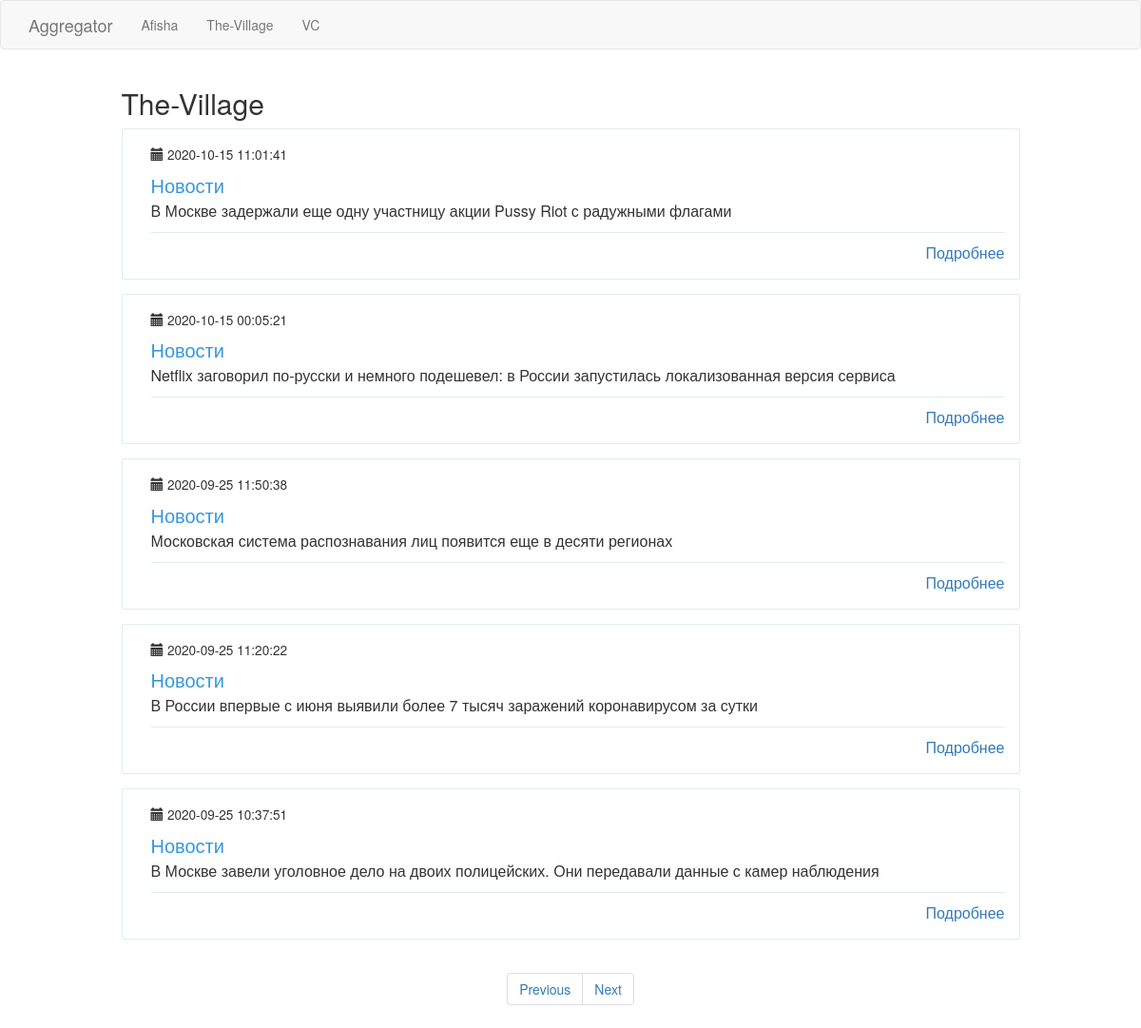
The page /village?page=2 on the database its author committed.
### app/models.py (models this page shows, shortened)
class PaginatedAPIMixin(object):
    @staticmethod
    def to_collection_dict(query, page, per_page, endpoint, **kwargs):
        resources = query.paginate(page, per_page, False)
        data = {
            'items': [item.to_dict() for item in resources.items],
            '_meta': {
                'page': page,
                'per_page': per_page,
                'total_pages': resources.pages,
                'total_items': resources.total
            },
            '_links': {
                'self': url_for(endpoint, page=page, per_page=per_page, **kwargs),
                'next': url_for(endpoint, page=page + 1, per_page=per_page, **kwargs) if resources.has_next else None,
                'prev': url_for(endpoint, page=page - 1, per_page=per_page, **kwargs) if resources.has_prev else None
            }
        }
        return data

class News(PaginatedAPIMixin, db.Model):
    id = db.Column(db.Integer, primary_key=True)
    header = db.Column(db.String(120), index=True, unique=True)
    link = db.Column(db.String(120), index=True, unique=True)
    timestamp = db.Column(db.DateTime, index=True, default=datetime.utcnow)
    user_id = db.Column(db.Integer, db.ForeignKey('resource.id'))

### app/main/routes.py (the view)
@bp.route('/village', methods=['GET'])
@cache.cached(timeout=120, query_string=True)
def village():
    resource_id = current_app.config['RESOURCE_ID'][request.path[1:]]
    news_per_page = get_news_per_page(resource_id)
    next_url, prev_url = create_next_prev_page("village", news_per_page)
    return render_template("news.html", news=news_per_page.items, title="The-Village",
                           next_url=next_url, prev_url=prev_url)

### app/main/services.py (called while the page is built)
def create_next_prev_page(resource: str, news: Pagination) -> (str, str):
    next_url = url_for(f'main.{resource}', page=news.next_num) if news.has_next else None
    prev_url = url_for(f'main.{resource}', page=news.prev_num) if news.has_prev else None
    return next_url, prev_url

def get_news_per_page(resource_id: int) -> Pagination:
    page = request.args.get('page', 1, type=int)
    return News.query.filter_by(user_id=resource_id).order_by(News.timestamp.desc())\
        .paginate(page, current_app.config['POSTS_PER_PAGE'], False)

### app/templates/news.html (shortened to what this page needs)
{% extends "base.html" %}
{% block content %}
    <div class="container">
      <div class="row">
         <div class="col-md-10 col-md-offset-1 header-h2">
             <h2>{{ title }}</h2>
         </div>
        {% for new in news %}
        <div class="col-md-10 col-md-offset-1">
          <div class="wp-block property list">
            <div class="wp-block-body">
              <div class="wp-block-content">
                <small>
                 <span class="glyphicon glyphicon-calendar" aria-hidden="true"></span> {{ new.timestamp  }}
                </small>
                <h4 class="content-title">Новости</h4>
                <p class="description">{{ new.header }}</p>
                <span class="pull-right">
                  <span class="capacity">
                     <a href="{{ new.link }}">Подробнее</a>
                  </span>
                </span>
              </div>
            </div>
          </div>
        </div>
      {% endfor %}
      </div>
    </div>
<nav class="text-center" aria-label="Page navigation example">
  <ul class="pagination">
    <li class="page-item {% if not prev_url %} disabled{% endif %}">
      <a class="page-link" href="{{ prev_url or '#' }}" tabindex="-1">Previous</a>
    </li>
    <li class="page-item{% if not next_url %} disabled{% endif %}">
      <a class="page-link" href="{{ next_url or '#' }}">Next</a>
    </li>
  </ul>
</nav>
{% endblock %}

### app/static/style.css (style rules this page uses)
.wp-block { margin: 0 0 15px 0; -webkit-transition: all .3s linear; transition: all .3s linear; position: relative; cursor: default; border-radius: 2px; }
.wp-block.property.list { border: 1px solid #e0eded; margin-bottom: 15px !important; }
.wp-block.property.list { padding: 15px 15px 0 15px; }
.wp-block.property.list { margin: 0; padding: 0; font-size: 16px; font-weight: 400; }
.wp-block .wp-block-body { padding: 15px; }
.wp-block.property.list .wp-block-content .content-title { font-size: 20px; color: #3498db; margin-bottom: 5px; }
.wp-block.property.list .wp-block-body .wp-block-content { width: 10%; display: table-cell; vertical-align: top; padding-left: 15px; }
.wp-block.property.list .wp-block-content .description { padding-bottom: 10px; border-bottom: 1px solid #e0eded; }

### rows shown on the page
News: timestamp "2020-10-15 11:01:41", header "В Москве задержали еще одну участницу акции Pussy Riot с радужными флагами"
News: timestamp "2020-10-15 00:05:21", header "Netflix заговорил по-русски и немного подешевел: в России запустилась локализованная версия сервиса"
News: timestamp "2020-09-25 11:50:38", header "Московская система распознавания лиц появится еще в десяти регионах"
News: timestamp "2020-09-25 11:20:22", header "В России впервые с июня выявили более 7 тысяч заражений коронавирусом за сутки"
News: timestamp "2020-09-25 10:37:51", header "В Москве завели уголовное дело на двоих полицейских. Они передавали данные с камер наблюдения"

### other values the page prints
{{ title }} "The-Village"
